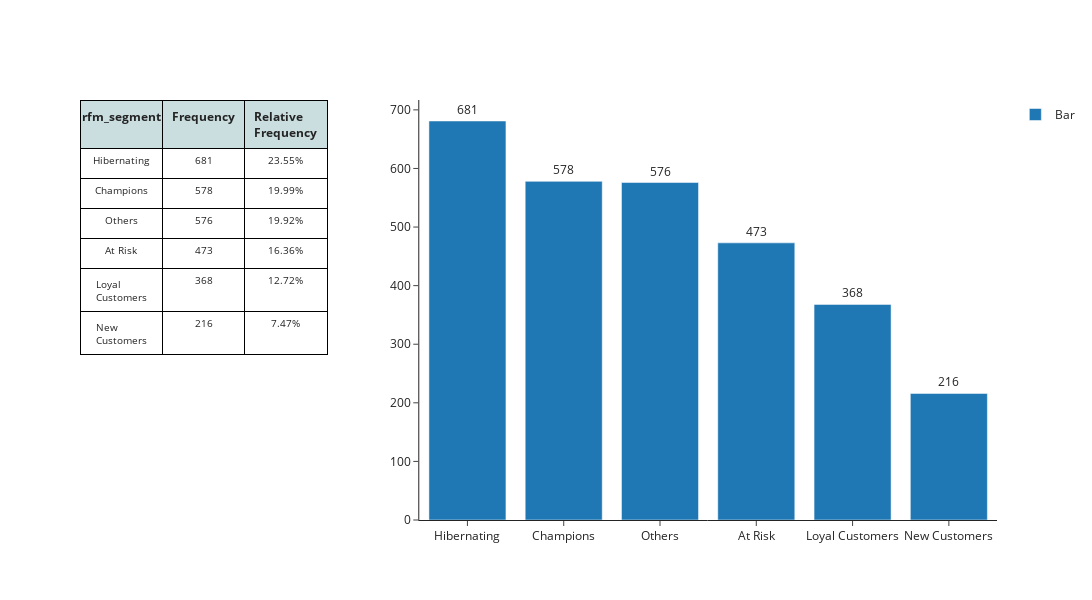

The notebook cell saved with this chart:
### Markdown cell above
### Segment Distributions

### Code cell
## RECENCY
col_name = 'rfm_segment'
styled_df, fig = mk.frequency_table_and_bar(customers_screenshot_summary_df, col_name)
mk.stack_plotly_figure_with_styled_dataframe(fig, styled_df)

### Figure 1 — Plotly figure (JSON) as saved in the notebook; plotly's stock layout.template omitted (floating-point values rounded to 4 significant figures)
{"data": [{"cells": {"align": "center", "fill": {"color": [["white", "white", "white", "white", "white", "white"]]}, "font": {"size": 10}, "height": 30, "line": {"color": "black"}, "values": [["Hibernating", "Champions", "Others", "At Risk", "Loyal Customers", "New Customers"], ["681", "578", "576", "473", "368", "216"], ["23.55%", "19.99%", "19.92%", "16.36%", "12.72%", "7.47%"]]}, "domain": {"x": [0, 0.27], "y": [0, 1]}, "header": {"align": "center", "fill": {"color": "#cadee0"}, "font": {"size": 12}, "line": {"color": "black"}, "values": ["<b>rfm_segment</b>", "<b>Frequency</b>", "<b>Relative Frequency</b>"]}, "type": "table"}, {"customdata": [23.55, 19.99, 19.92, 16.36, 12.72, 7.469], "hovertemplate": "<b>%{x}</b><br>Frequency: %{y:,}<br>Relative Frequency: %{customdata:.2%}<extra></extra>", "marker": {"color": ["#1f77b4", "#1f77b4", "#1f77b4", "#1f77b4", "#1f77b4", "#1f77b4"]}, "name": "Bar", "text": ["681", "578", "576", "473", "368", "216"], "textposition": "outside", "type": "bar", "x": ["Hibernating", "Champions", "Others", "At Risk", "Loyal Customers", "New Customers"], "xaxis": "x", "y": [681, 578, 576, 473, 368, 216], "yaxis": "y"}], "layout": {"height": 600, "showlegend": true, "title": {"text": ""}, "width": 1200, "xaxis": {"anchor": "y", "domain": [0.37, 1]}, "yaxis": {"anchor": "x", "domain": [0, 1]}}}
